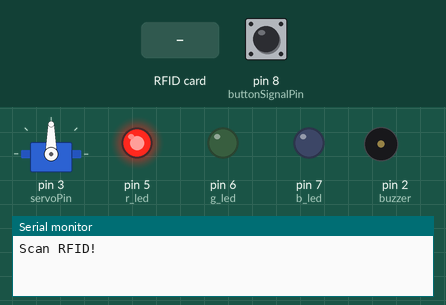
Recording of a sketch running on a simulated Arduino Uno, built with avr-gcc and run on an emulated ATmega328P. Parts: servo, output pins drawn as LEDs (lit = HIGH), buzzer (waves = sounding), the last lines printed to the serial monitor. The inputs (shaded band) are chosen by the test bench; at power-on: pin 8 (buttonSignalPin) LOW. Pins used as bus, display or sensor lines are not drawn.

Above: at 1.2 s.
1.3 s: pin 8 (buttonSignalPin) pulled HIGH for 0.15 s
At 4.1 s:
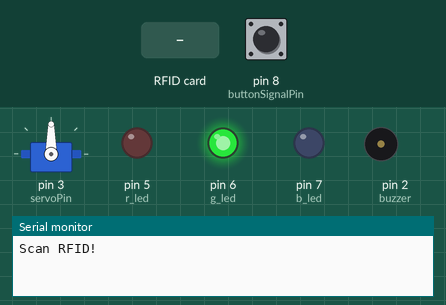
4.4 s: RFID card 69 58 16 18 held to the reader
At 4.9 s:
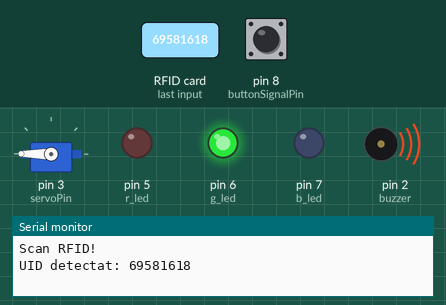
7.4 s: pin 8 (buttonSignalPin) pulled HIGH for 1 s
At 9.2 s:
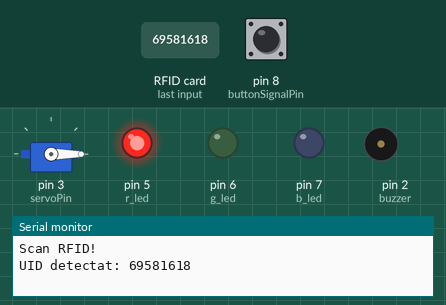
9.9 s: pin 8 (buttonSignalPin) pulled HIGH for 0.15 s
At 11.2 s:
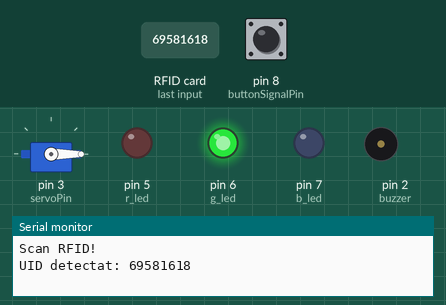
12.4 s: pin 8 (buttonSignalPin) pulled HIGH for 3.2 s
At 13.2 s:
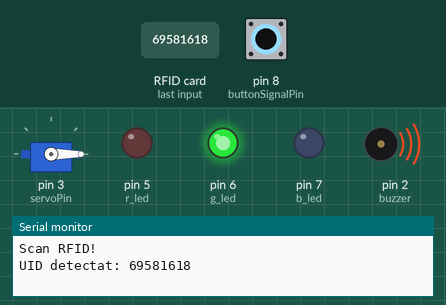
17.1 s: RFID card 72 2B E0 51 held to the reader
At 17.4 s:
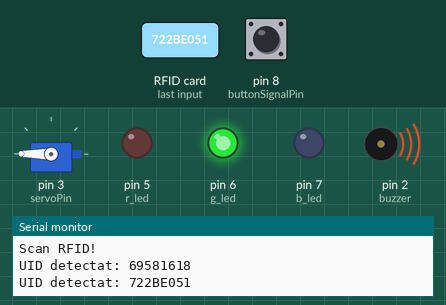
Timing chart, 0 to 19.6 s (numbered marks = the images above; inputs shaded):
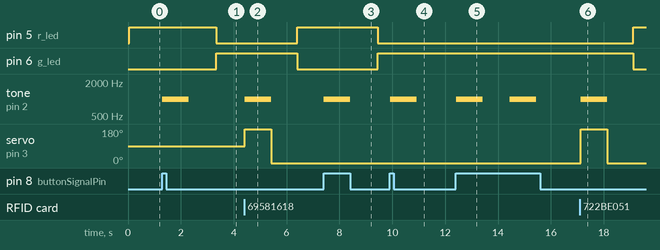

Measured:
- after the input at 1.3 s, pin 5 (r_led): HIGH → LOW after 2.0 s; pin 6 (g_led): LOW → HIGH after 2.0 s; tone on pin 2 (buzzer): silent → 1000 Hz at once, → silent 1.0 s later
- after the input at 4.4 s, pin 5 (r_led): LOW → HIGH after 2.0 s; pin 6 (g_led): HIGH → LOW after 2.0 s; tone on pin 2 (buzzer): silent → 1000 Hz at once, → silent 1.0 s later; servo on pin 3 (servoPin): 90° → 180° at once, → 0° 1.0 s later
- after the input at 7.4 s, pin 5 (r_led): HIGH → LOW after 2.0 s; pin 6 (g_led): LOW → HIGH after 2.0 s; tone on pin 2 (buzzer): silent → 1000 Hz at once, → silent 1.0 s later
- after the input at 9.9 s, tone on pin 2 (buzzer): silent → 1000 Hz at once, → silent 1.0 s later
- after the input at 12.4 s, tone on pin 2 (buzzer): alternates 1000 Hz for 1.0 s and silent for 1.0 s, starting at once
- after the input at 17.1 s, pin 5 (r_led): LOW → HIGH after 2.0 s; pin 6 (g_led): HIGH → LOW after 2.0 s; tone on pin 2 (buzzer): silent → 1000 Hz at once, → silent 1.0 s later; servo on pin 3 (servoPin): 0° → 180° at once, → 0° 1.0 s later

The sketch:

arduino.ino
```cpp
#include <SPI.h>
#include <MFRC522.h>
#include <Servo.h>

#define RST_PIN 9
#define SS_PIN 10

int servoPin = 3;
int buzzer = 2;
int buttonSignalPin = 8;

int r_led= 5;
int g_led = 6;
int b_led = 7;

int state = 0;

MFRC522 rfid(SS_PIN, RST_PIN);
Servo servo;

const char adminUID[] = "69581618";
const char userUID[] = "722BE051";

void setup() {
  Serial.begin(9600);
  SPI.begin();
  rfid.PCD_Init();

  servo.attach(servoPin);

  pinMode(buttonSignalPin, INPUT);
  pinMode(buzzer, OUTPUT);
  pinMode(r_led, OUTPUT);
  pinMode(g_led, OUTPUT);
  pinMode(b_led, OUTPUT);

  Serial.println("Scan RFID!");
}

void loop() {
  if(state == 0)
    ledColor(255, 0, 0);
  else
    ledColor(0, 255, 0);

  if (digitalRead(buttonSignalPin) == HIGH) {
    state = 1;
    soundBuzzer();
  }

  if (!rfid.PICC_IsNewCardPresent() || !rfid.PICC_ReadCardSerial()) {
    return;
  }

  String uid = "";
  for (byte i = 0; i < rfid.uid.size; i++) {
    uid += String(rfid.uid.uidByte[i], HEX);
  }
  uid.toUpperCase();
  Serial.println("UID detectat: " + uid);

  if (uid == adminUID) {
    state = 0;
    rotateServo();
  }
  else if(uid == userUID && state == 1) {
    state = 0;
    rotateServo();
  }

  rfid.PICC_HaltA();
}

void ledColor(int rValue, int gValue, int bValue) {
  analogWrite(r_led, rValue);
  analogWrite(g_led, gValue);
  analogWrite(b_led, bValue);
}

void soundBuzzer() {
  tone(buzzer, 1000);
  delay(1000);
  noTone(buzzer);
  delay(1000);
}

void rotateServo() {
  tone(buzzer, 1000);
  servo.write(180);
  delay(1000);
  servo.write(0);
  noTone(buzzer);
  delay(1000);
}
```
